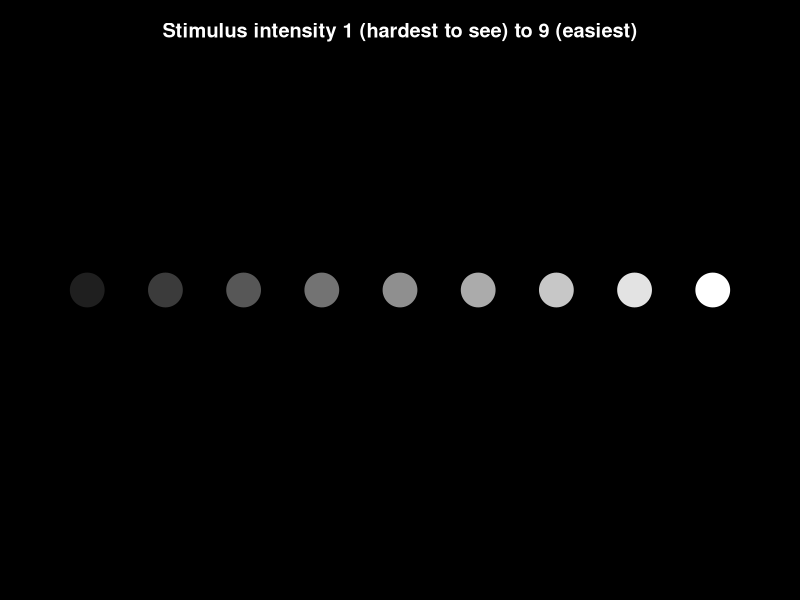
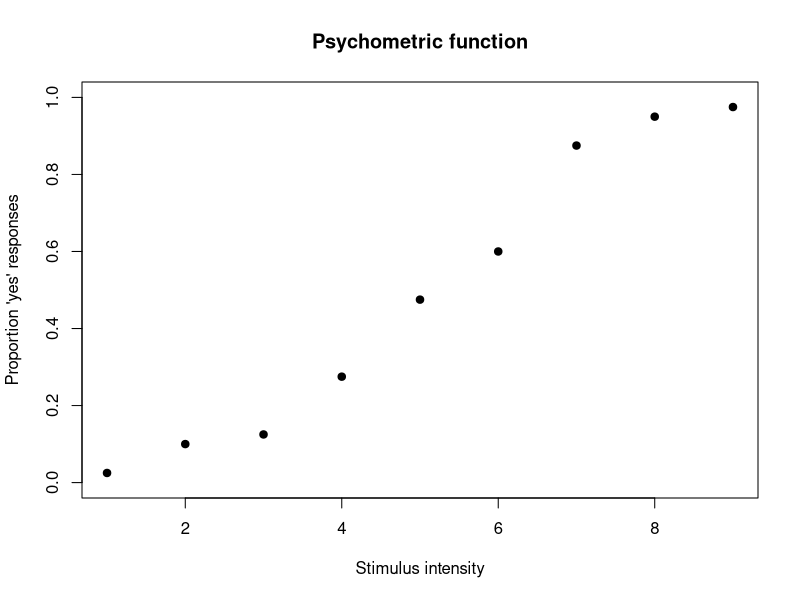
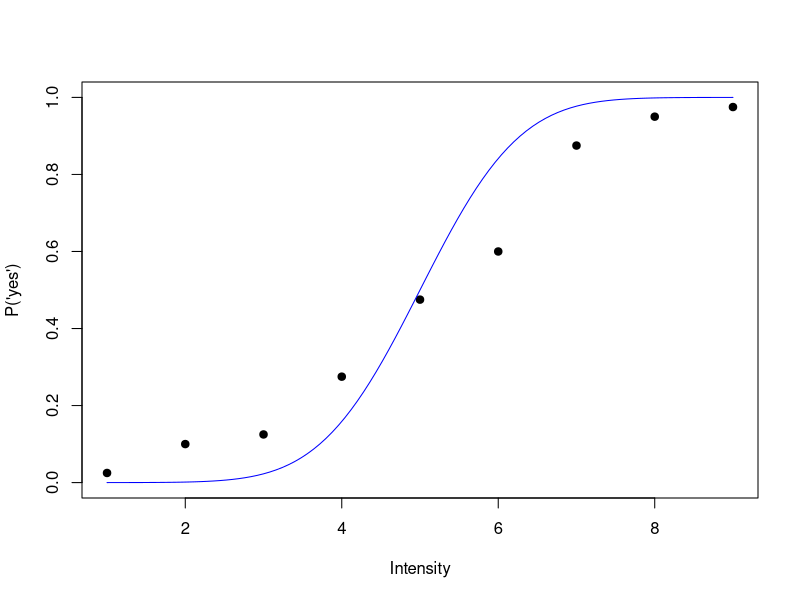
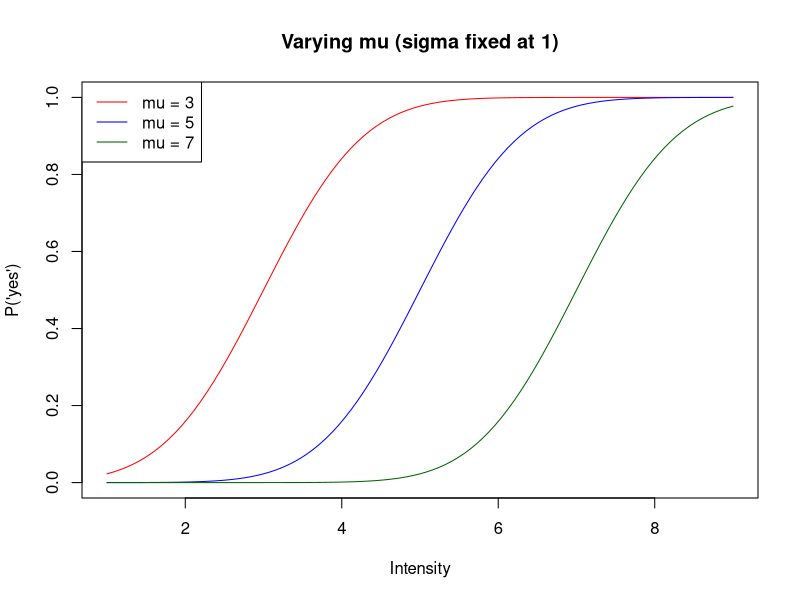
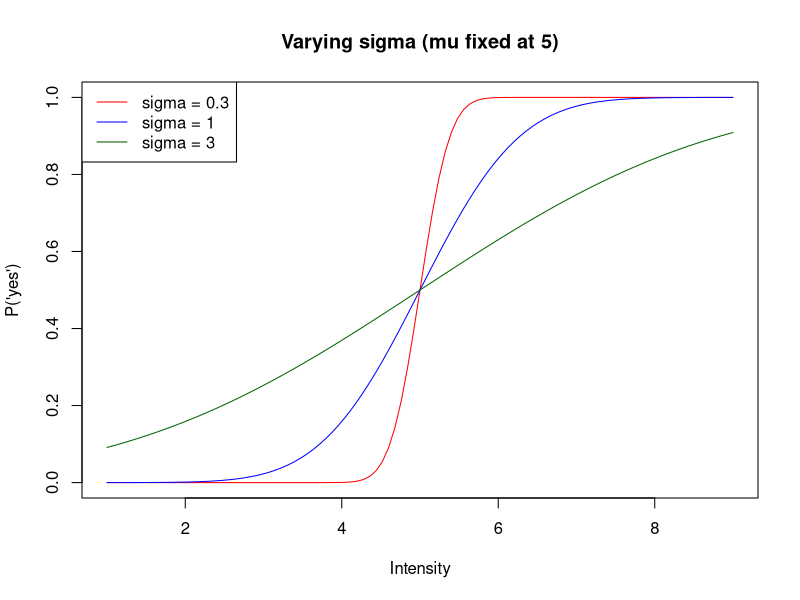
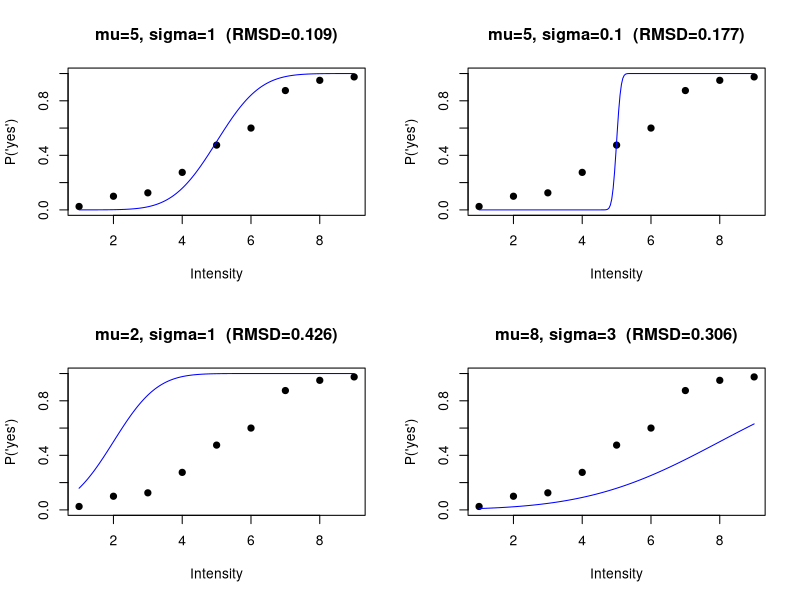

The R script that drew these images, in order: (Note: this script raises an error after producing the figures.)
## ---- chunk 1
old_par <- par(bg = "black", mar = c(4, 1, 3, 1))
plot(1, type = "n", xlim = c(0.5, 9.5), ylim = c(0, 2), axes = FALSE,
     xlab = "", ylab = "", main = "")
title("Stimulus intensity 1 (hardest to see) to 9 (easiest)", col.main = "white")
intensities <- 1:9
brightness <- seq(0.12, 1, length.out = 9)
for (i in seq_along(intensities)) {
  points(intensities[i], 1, pch = 19, cex = 4.5, col = gray(brightness[i]))
}
par(old_par)
## ---- chunk 2
intensity <- 1:9
n_trials <- rep(40, 9)
n_yes <- c(1, 4, 5, 11, 19, 24, 35, 38, 39)
prop_yes <- n_yes / n_trials

data <- data.frame(intensity, n_yes, n_trials, prop_yes)
data
## ---- chunk 3
plot(data$intensity, data$prop_yes, pch = 19,
     xlab = "Stimulus intensity",
     ylab = "Proportion 'yes' responses",
     ylim = c(0, 1), main = "Psychometric function")
## ---- chunk 4
psychometric_model <- function(mu, sigma, x) {
  pnorm(x, mean = mu, sd = sigma)
}
## ---- chunk 5
plot(data$intensity, data$prop_yes, pch = 19, ylim = c(0, 1),
     xlab = "Intensity", ylab = "P('yes')")
curve(psychometric_model(5, 1, x), add = TRUE, col = "blue")
## ---- chunk 6
psychometric_model_explicit <- function(mu, sigma, x) {
  z <- (x - mu) / sigma
  1 / (1 + exp(-1.702 * z))
}

# these should be very close, though not exact -- this is an approximation
psychometric_model(5, 1, c(3, 5, 7))
psychometric_model_explicit(5, 1, c(3, 5, 7))
## ---- chunk 7
weibull_cdf <- function(x, alpha, beta) {
  y <- rep(0, length(x))
  valid <- x >= 0
  y[valid] <- 1 - exp(-(x[valid] / alpha)^beta)
  y
}
## ---- chunk 8
curve(psychometric_model(3, 1, x), from = 1, to = 9, ylim = c(0, 1), col = "red",
      xlab = "Intensity", ylab = "P('yes')", main = "Varying mu (sigma fixed at 1)")
curve(psychometric_model(5, 1, x), add = TRUE, col = "blue")
curve(psychometric_model(7, 1, x), add = TRUE, col = "darkgreen")
legend("topleft", legend = c("mu = 3", "mu = 5", "mu = 7"),
       col = c("red", "blue", "darkgreen"), lty = 1)
## ---- chunk 9
curve(psychometric_model(5, 0.3, x), from = 1, to = 9, ylim = c(0, 1), col = "red",
      xlab = "Intensity", ylab = "P('yes')", main = "Varying sigma (mu fixed at 5)")
curve(psychometric_model(5, 1, x), add = TRUE, col = "blue")
curve(psychometric_model(5, 3, x), add = TRUE, col = "darkgreen")
legend("topleft", legend = c("sigma = 0.3", "sigma = 1", "sigma = 3"),
       col = c("red", "blue", "darkgreen"), lty = 1)
## ---- chunk 10
rmsd <- function(params, data) {
  mu <- params[1]
  sigma <- params[2]
  predicted <- psychometric_model(mu, sigma, data$intensity)
  sqrt(mean((data$prop_yes - predicted)^2))
}

rmsd(c(3, 0.5), data)   # a bad-ish guess
rmsd(c(5, 1), data)     # a better guess
## ---- chunk 11
candidates <- list(c(mu = 5, sigma = 1), c(mu = 5, sigma = 0.1),
                    c(mu = 2, sigma = 1), c(mu = 8, sigma = 3))

par(mfrow = c(2, 2))
for (cand in candidates) {
  pred_curve <- psychometric_model(cand["mu"], cand["sigma"], seq(1, 9, length.out = 200))
  r <- round(rmsd(cand, data), 3)
  plot(data$intensity, data$prop_yes, pch = 19, ylim = c(0, 1),
       xlab = "Intensity", ylab = "P('yes')",
       main = paste0("mu=", cand["mu"], ", sigma=", cand["sigma"], "  (RMSD=", r, ")"))
  lines(seq(1, 9, length.out = 200), pred_curve, col = "blue")
}
par(mfrow = c(1, 1))
## ---- chunk 12
#| echo: false
ojs_define(data_ojs = data)
## ---- chunk 13
mu_vals <- seq(1, 9, length.out = 100)
sigma_vals <- seq(0.1, 3, length.out = 100)
grid <- expand.grid(mu = mu_vals, sigma = sigma_vals)

grid$rmsd <- apply(grid, 1, function(row) rmsd(row, data))

dim(grid)
head(grid, 10)
## ---- chunk 14
best <- grid[which.min(grid$rmsd), ]
best
## ---- chunk 15
library(lattice)
levelplot(rmsd ~ mu * sigma, data = grid,
          main = "RMSD across parameter combinations",
          xlab = "mu (threshold)", ylab = "sigma (spread)")
## ---- chunk 16
bowl <- function(p) (p[1] - 5)^2 + (p[2] - 1)^2

triangle <- rbind(c(1, 3), c(2, 3.5), c(1.5, 4))
n_steps <- 7
triangle_history <- vector("list", n_steps)
triangle_history[[1]] <- triangle

for (step in 2:n_steps) {
  costs <- apply(triangle, 1, bowl)
  worst <- which.max(costs)
  centroid <- colMeans(triangle[-worst, , drop = FALSE])
  triangle[worst, ] <- centroid + (centroid - triangle[worst, ])
  triangle_history[[step]] <- triangle
}

xg <- seq(-2, 10, length.out = 100)
yg <- seq(-2, 6, length.out = 100)
zg <- outer(xg, yg, function(x, y) (x - 5)^2 + (y - 1)^2)
contour(xg, yg, zg, xlab = "mu", ylab = "sigma",
        main = "A simplex tumbling downhill (simulated)")

step_colors <- colorRampPalette(c("black", "red"))(n_steps)
for (step in 1:n_steps) {
  tri <- triangle_history[[step]]
  polygon(tri[, 1], tri[, 2], border = step_colors[step], lwd = 2)
}
legend("topright", legend = c("Step 1 (black)", paste0("Step ", n_steps, " (red)")),
       col = c("black", "red"), lty = 1, lwd = 2)
## ---- chunk 17
fit_rmsd <- optim(par = c(mu = 4, sigma = 0.5), fn = rmsd, data = data)
fit_rmsd$par
fit_rmsd$value
## ---- chunk 18
toy_cost <- function(x, y) (x - 3)^2 + (y + 1)^2 + 15 * sin(x) * cos(y)

x_vals <- seq(-6, 10, length.out = 100)
y_vals <- seq(-6, 6, length.out = 100)
toy_grid <- expand.grid(x = x_vals, y = y_vals)
toy_grid$cost <- with(toy_grid, toy_cost(x, y))

levelplot(cost ~ x * y, data = toy_grid, main = "A landscape with multiple valleys")
## ---- chunk 19
rbinom(1, size = 40, prob = 0.8)  # parameters -> simulated data
## ---- chunk 20
dbinom(32, size = 40, prob = 0.8)  # data + parameters -> probability
## ---- chunk 21
flips <- c(1, 0, 1, 1, 0, 1, 1, 1, 0, 1)  # 1 = heads, 10 flips, 7 heads
sum(flips)
## ---- chunk 22
dbinom(sum(flips), size = 10, prob = 0.5)
dbinom(sum(flips), size = 10, prob = 0.7)
## ---- chunk 23
p_vals <- seq(0.01, 0.99, by = 0.01)
likelihood <- sapply(p_vals, function(p) dbinom(sum(flips), 10, p))

plot(p_vals, likelihood, type = "l",
     xlab = "Candidate p", ylab = "Likelihood of observed data")
p_vals[which.max(likelihood)]
## ---- chunk 24
cand_good <- c(5, 1)     # a good-fitting guess
cand_bad  <- c(3, 3)     # a poor-fitting guess

lik_good <- dbinom(data$n_yes, data$n_trials,
                    psychometric_model(cand_good[1], cand_good[2], data$intensity))
lik_bad  <- dbinom(data$n_yes, data$n_trials,
                    psychometric_model(cand_bad[1], cand_bad[2], data$intensity))

barplot(rbind(lik_good, lik_bad), beside = TRUE, names.arg = data$intensity,
        col = c("darkgreen", "red"), xlab = "Intensity",
        ylab = "Probability of the observed count",
        legend.text = c("Good-fitting mu,sigma", "Poor-fitting mu,sigma"))
## ---- chunk 25
loglik_good <- sum(log(lik_good))
loglik_bad  <- sum(log(lik_bad))

barplot(c("Good-fitting mu,sigma" = loglik_good, "Poor-fitting mu,sigma" = loglik_bad),
        ylab = "Total log-likelihood across all intensities (higher = better)",
        col = c("darkgreen", "red"))
## ---- chunk 26
nll <- function(params, data) {
  mu <- params[1]; sigma <- params[2]
  predicted <- psychometric_model(mu, sigma, data$intensity)
  predicted <- pmin(pmax(predicted, 1e-6), 1 - 1e-6)
  -sum(dbinom(data$n_yes, data$n_trials, predicted, log = TRUE))
}
## ---- chunk 27
fit_mle <- optim(par = c(mu = 4, sigma = 0.5), fn = nll, data = data)
fit_mle$par
fit_rmsd$par
